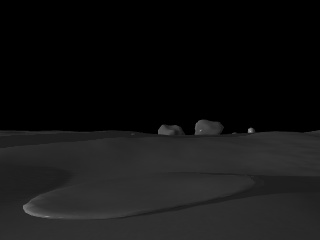
#> input picture mymodel/Images/1 l.png, 320 x 240 px, found by its file name
$ python depth_code.py
#> lines starting #> are read from the running program, lines starting #| are printed output that depends on the picture
import cv2
import numpy as np
import matplotlib.pyplot as plt
from ultralytics import YOLO
from cv2.ximgproc import createRightMatcher, createDisparityWLSFilter

# Load stereo images
imgL = cv2.imread("/home/raihana/Intern/stereo_depth_task/mymodel/Images/1 l.png")
#> imgL is the input picture: shape (240, 320, 3); min 0, max 174, mean 19.9
imgR = cv2.imread("/home/raihana/Intern/stereo_depth_task/mymodel/Images/1 r.png")
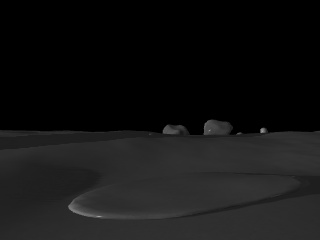
#> input picture mymodel/Images/1 r.png, 320 x 240 px, found by its file name
#> imgR is the input picture: shape (240, 320, 3); min 0, max 160, mean 19.9

# Stereo parameters
baseline = 0.25  # meters
hfov_deg = 75
image_WIDTH = imgL.shape[1]
#> image_WIDTH = 320
fx = fy = (image_WIDTH / 2) / np.tan(np.radians(hfov_deg / 2))
#> fx = 208.5; fy = 208.5

# Grayscale
grayL = cv2.cvtColor(imgL, cv2.COLOR_BGR2GRAY)
grayR = cv2.cvtColor(imgR, cv2.COLOR_BGR2GRAY)

# StereoSGBM + WLS Filter setup
left_matcher = cv2.StereoSGBM_create(
    minDisparity=0,
    numDisparities=64,
    blockSize=5,
    P1=8 * 3 * 5**2,
    P2=32 * 3 * 5**2,
    disp12MaxDiff=1,
    uniquenessRatio=10,
    speckleWindowSize=100,
    speckleRange=32,
    preFilterCap=63,
    mode=cv2.STEREO_SGBM_MODE_SGBM_3WAY
)

right_matcher = createRightMatcher(left_matcher)
wls_filter = createDisparityWLSFilter(matcher_left=left_matcher)
wls_filter.setLambda(10000)
wls_filter.setSigmaColor(1.0)

# Compute disparity and depth
dispL = left_matcher.compute(grayL, grayR).astype(np.int16)
dispR = right_matcher.compute(grayR, grayL).astype(np.int16)
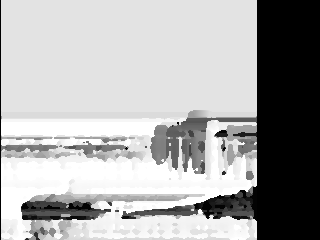
#> dispR: shape (240, 320) int16; min -1024, max 0, mean -337.3; drawn with min black and max white
filtered_disp = wls_filter.filter(dispL, grayL, None, dispR)
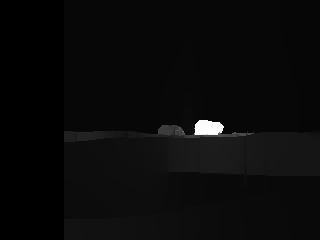
#> filtered_disp: shape (240, 320) int16; min -16, max 639, mean 10.5; drawn with min black and max white

disparity = filtered_disp.astype(np.float32) / 16.0
depth_map = np.zeros_like(disparity)
depth_map[disparity > 0] = (fx * baseline) / disparity[disparity > 0]
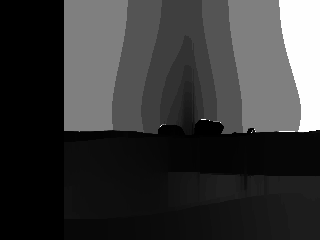
#> depth_map: shape (240, 320) float32; min 0, max 834.1, mean 182.9; drawn with min black and max white

min_depth = 0.5
max_depth = 5.0

# Create a realistic depth visualization using COLORMAP_JET
clipped_depth = np.clip(depth_map, min_depth, max_depth)
smoothed = cv2.bilateralFilter(clipped_depth.astype(np.float32), 9, 75, 75)
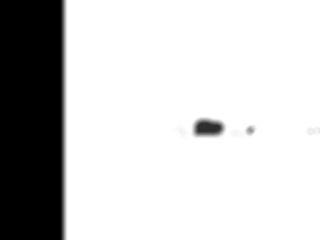
#> smoothed: shape (240, 320) float32; min 0.5, max 5, mean 4.08; drawn with min black and max white
normalized_depth = cv2.normalize(filtered_disp, None, 0, 255, cv2.NORM_MINMAX)
disp_vis = np.uint8(normalized_depth)
color_depth = cv2.applyColorMap(disp_vis, cv2.COLORMAP_JET)
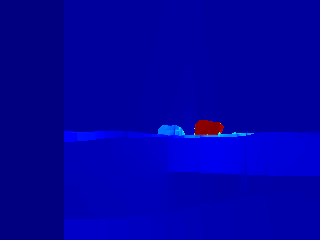
#> color_depth: shape (240, 320, 3); mean B, G, R 163, 0.8, 0.7
alpha = 0.6
blended = cv2.addWeighted(cv2.cvtColor(imgL, cv2.COLOR_BGR2RGB), 1 - alpha, color_depth, alpha, 0)
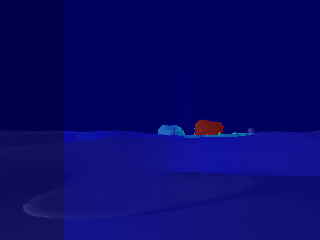
#> blended: shape (240, 320, 3); mean B, G, R 105.9, 8.4, 8.4


# Load YOLOv8 model
model_path = "/home/raihana/Downloads/best11_model_100l.pt"
#> (the run stopped early here; a loop or call above may not have finished)
